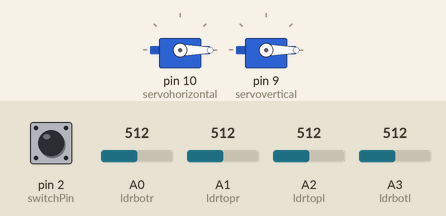
Recording of a sketch running on a simulated Arduino Uno, built with avr-gcc and run on an emulated ATmega328P. On the bench: 2 × servo. Inputs (shaded band) come from the test bench; at power-on: A0 (ldrbotr) = 512, A1 (ldrtopr) = 512, A2 (ldrtopl) = 512, A3 (ldrbotl) = 512, pin 2 (switchPin) HIGH. What the sketch prints to the serial monitor is not drawn.

Above: at 2.2 s.
2.3 s: A0 (ldrbotr) set to 521
At 2.48 s:
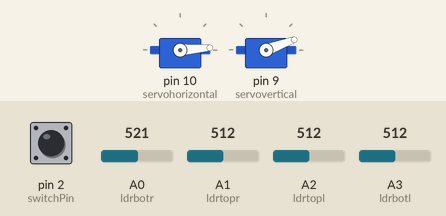
5.3 s: A1 (ldrtopr) set to 538
At 5.48 s:
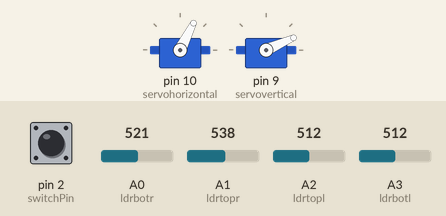
8.3 s: A2 (ldrtopl) set to 537
11.3 s: A2 (ldrtopl) set to 546
At 14.1 s:
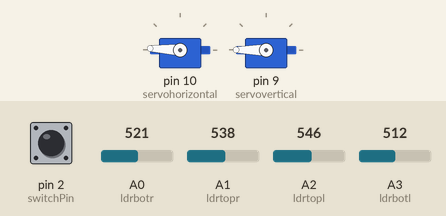
14.3 s: A3 (ldrbotl) set to 716
At 14.87 s:
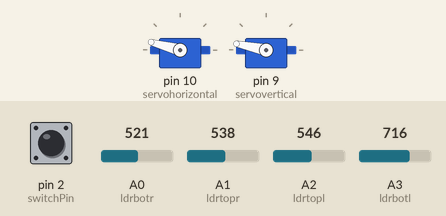
17.3 s: A1 (ldrtopr) set to 716
Timing chart, 0 to 21.3 s (numbered marks = the images above; inputs shaded):
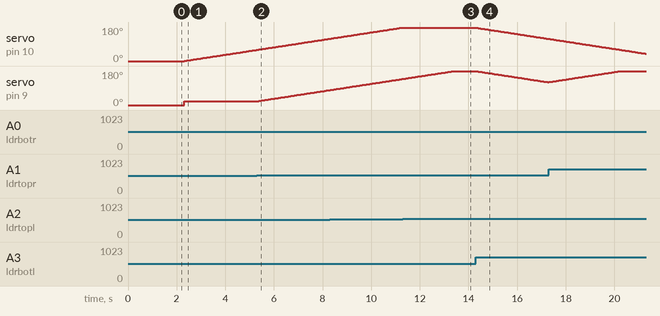

The sketch:

DobleModoCargadorSolar.ino
```cpp
#include <Servo.h>

// Definición de Servos
Servo servohorizontal;
int servox = 0;
int servohLimitHigh = 180; // Ajustado para 360 grados
int servohLimitLow = 20;

Servo servovertical;
int servoy = 0;
int servovLimitHigh = 180;
int servovLimitLow = 20;

// Asignar LDRs
int ldrtopl = A2;
int ldrtopr = A1;
int ldrbotl = A3;
int ldrbotr = A0;

// Pin del switch
const int switchPin = 2;
int switchState = 0;

void setup() {
  servohorizontal.attach(10);
  servohorizontal.write(0);
  servovertical.attach(9);
  servovertical.write(0);
  delay(500);
  delay(500);
  pinMode(switchPin, INPUT_PULLUP);  // Configura el pin del switch como entrada con resistencia pull-up interna
  Serial.begin(9600);
}

void loop() {
  switchState = digitalRead(switchPin);

  if (switchState == HIGH) {
    modoFotorresistencias();
  } else {
    modoAzimutAngulo();
  }
}

void modoFotorresistencias() {
  Serial.println("Modo Fotorresistencias");
  servox = servohorizontal.read();
  servoy = servovertical.read();

  // Lectura de los valores de los LDRs
  int topl = analogRead(ldrtopl);
  int topr = analogRead(ldrtopr);
  int botl = analogRead(ldrbotl);
  int botr = analogRead(ldrbotr);

  // Promedios de Luz
  int avgtop = (topl + topr) / 2;
  int avgbot = (botl + botr) / 2;
  int avgleft = (topl + botl) / 2;
  int avgright = (topr + botr) / 2;

  // Control vertical
  if (avgtop > avgbot) {
    servoy = servoy + 1;
    if (servoy > servovLimitHigh) {
      servoy = servovLimitHigh;
    }
  } else if (avgbot > avgtop) {
    servoy = servoy - 1;
    if (servoy < servovLimitLow) {
      servoy = servovLimitLow;
    }
  }
  servovertical.write(servoy);

  // Control horizontal
  if (avgleft > avgright) {
    servox = servox - 1;
    if (servox < servohLimitLow) {
      servox = servohLimitLow;
    }
  } else if (avgright > avgleft) {
    servox = servox + 1;
    if (servox > servohLimitHigh) {
      servox = servohLimitHigh;
    }
  }
  servohorizontal.write(servox);
  delay(50);
}

void modoAzimutAngulo() {
  Serial.println("Modo Azimut y Angulo Solar");

  // Verificar si hay datos disponibles en el puerto serial
  if (Serial.available() > 0) {
    // Leer los datos desde el puerto serial
    String data = Serial.readStringUntil('\n'); // Leer una línea completa hasta el salto de línea

    // Separar los valores
    int spaceIndex = data.indexOf(' ');
    if (spaceIndex != -1) {
      String val1Str = data.substring(0, spaceIndex);
      String val2Str = data.substring(spaceIndex + 1);

      // Convertir los valores a enteros
      servox = val1Str.toInt();
      servoy = val2Str.toInt();

      // Mostrar los valores recibidos para depuración
      Serial.print("Recibido: ");
      Serial.print(servoy);
      Serial.print(" ");
      Serial.println(servox);

      // Asegurarse de que los ángulos estén dentro del rango válido
      servox = constrain(servox, servohLimitLow, servohLimitHigh);
      servoy = constrain(servoy, servovLimitLow, servovLimitHigh);

      // Actualizar los ángulos de los servos
      servohorizontal.write(servoy);
      servovertical.write(servox);
    } else {
      // Mensaje de error si no se pudo separar correctamente
      Serial.println("Error: Datos recibidos no válidos");
    }
  }
}
```

Measured:
- the behaviour switches between 513 and 514 on A0 (ldrbotr) (found by bisection; images 0 and 1)
- the behaviour switches between 521 and 522 on A1 (ldrtopr) (found by bisection; images 1 and 2)
- the behaviour switches between 545 and 546 on A2 (ldrtopl) (found by bisection; images 2 and 3)
- after the input at 2.3 s, servo on pin 10 (servohorizontal): moves from 0° to 59° over 2.9 s, starting at once; servo on pin 9 (servovertical): 0° → 20° at once
- after the input at 5.3 s, servo on pin 9 (servovertical): moves from 20° to 79° over 2.9 s, starting at once
- after the input at 11.3 s, servo on pin 10 (servohorizontal): stays 177° (without the input it goes to 178° after 0.01 s)
- after the input at 14.3 s, servo on pin 10 (servohorizontal): moves from 177° to 118° over 2.9 s, starting at once; servo on pin 9 (servovertical): moves from 180° to 121° over 2.9 s, starting at once
